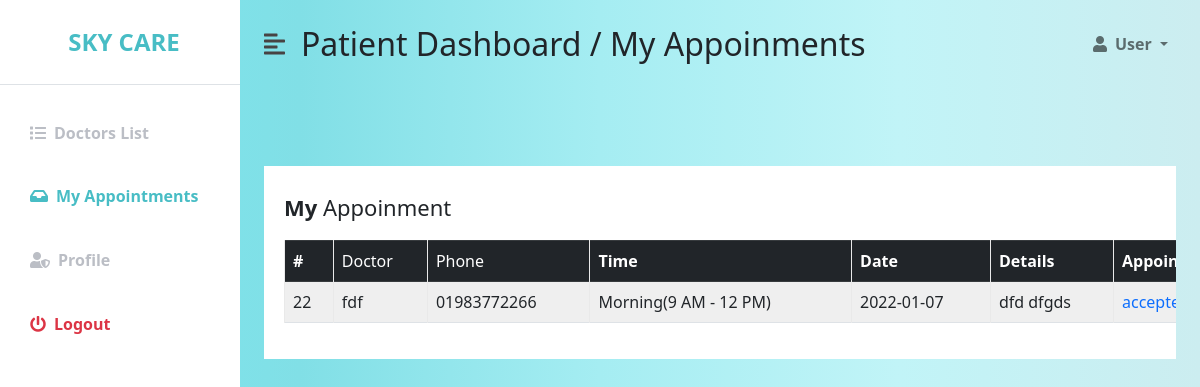
The page /admin_panel/patient/my_appointments_patient.php (signed in) on the database its author committed.
### tables this page shows
CREATE TABLE `apoinment` (
  `id` int(100) NOT NULL,
  `name` varchar(100) NOT NULL,
  `phone` varchar(100) NOT NULL,
  `email` varchar(100) NOT NULL,
  `specialist` varchar(100) NOT NULL,
  `patient_id` varchar(100) NOT NULL,
  `doctor_id` varchar(100) NOT NULL,
  `time` varchar(100) NOT NULL,
  `date` varchar(100) NOT NULL,
  `message` varchar(360) NOT NULL,
  `accept` varchar(100) NOT NULL
);

CREATE TABLE `doctor` (
  `id` int(11) NOT NULL,
  `name` varchar(100) NOT NULL,
  `email` varchar(200) NOT NULL,
  `password` varchar(100) NOT NULL,
  `phone` varchar(100) NOT NULL,
  `specialist` varchar(100) NOT NULL,
  `age` varchar(100) NOT NULL,
  `blood` varchar(100) NOT NULL,
  `gender` varchar(100) NOT NULL,
  `address` varchar(100) NOT NULL,
  `city` varchar(100) NOT NULL,
  `image` varchar(500) NOT NULL
);

### admin_panel/patient/my_appointments_patient.php (the view, shortened to what this page needs)
<?php
include("db.php");
  $email = $_SESSION['email'];
 $sql="select * from patient where email='$email'";
$data =mysqli_query($conn,$sql);
$result = mysqli_fetch_assoc($data);
?>
<!DOCTYPE html>
<html lang="en">
<head>
    <link href="../../plugins/bootstrap/bootstrap_5.min.css" rel="stylesheet" />
    <link rel="stylesheet" href="https://cdnjs.cloudflare.com/ajax/libs/font-awesome/5.15.3/css/all.min.css" />
    <link rel="stylesheet" href="../../css/admin_panel_style.css" />
</head>
<body>
    <div class="d-flex" id="wrapper">
        <div class="bg-white" id="sidebar-wrapper">
            <div class="sidebar-heading text-center py-4 primary-text fs-4 fw-bold text-uppercase border-bottom">Sky Care</div>
            <div class="list-group list-group-flush my-3">
                <a href="doctors_list_patient.php" class="list-group-item list-group-item-action bg-transparent second-text fw-bold"><i
                        class="fas fa-list me-2"></i>Doctors List</a>
                <a href="my_appointments_patient.php" class="list-group-item list-group-item-action bg-transparent second-text active"><i
                        class="fas fa-inbox me-2"></i>My Appointments</a>
                <a href="profile_patient.php" class="list-group-item list-group-item-action bg-transparent second-text fw-bold"><i
                        class="fas fa-user-shield me-2"></i>Profile</a>
                <a href="#" class="list-group-item list-group-item-action bg-transparent text-danger fw-bold"><i
                        class="fas fa-power-off me-2"></i>Logout</a>
            </div>
        </div>
        <div id="page-content-wrapper">
            <nav class="navbar navbar-expand-lg navbar-light bg-transparent py-4 px-4">
                <div class="d-flex align-items-center">
                    <i class="fas fa-align-left primary-text fs-4 me-3" id="menu-toggle" style="color: #474343;"></i>
                    <h2 class="fs-2 m-0">Patient Dashboard / My Appoinments</h2>
                </div>
                <div class="collapse navbar-collapse" id="navbarSupportedContent">
                    <ul class="navbar-nav ms-auto mb-2 mb-lg-0">
                        <li class="nav-item dropdown">
                            <a class="nav-link dropdown-toggle second-text fw-bold" href="#" id="navbarDropdown"
                                role="button" data-bs-toggle="dropdown" aria-expanded="false">
                                <i class="fas fa-user me-2"></i>User
                            </a>
                        </li>
                    </ul>
                </div>
            </nav>
            <div class="container-fluid px-4">
                <div class="row my-5">
                    <div class="container-xl">
                      <div class="table-responsive">
                          <div class="table-wrapper">
                              <div class="table-title">
                                  <div class="row">
                                      <div class="col-sm-8"><h2><b> My </b> Appoinment </h2></div>
                                      <div class="col-sm-4">
                                      </div>
                                  </div>
                              </div>
                                            <table class="table table-striped table-hover table-bordered">
                                  <thead>
                                      <tr class="table-dark">
                                          <th>#</th>
                                         <td>Doctor</td>
                                         <td>Phone</td>
                                           <th>Time</th>
                                          <th>Date</th>
                                          <th>Details</th>
                                          <th>Appoinment</th>
                                      </tr>
                                  </thead>
                                  <tbody>
                               <?php
                                $appoint_query ="SELECT * FROM apoinment";
                                 $appoint_data =mysqli_query($conn,$appoint_query);
                                while($appoint_list =mysqli_fetch_assoc($appoint_data)){
                                    $dd=$appoint_list['doctor_id'];
                                  $doctor_query ="SELECT * FROM doctor WHERE id='$dd'";
                                 $doctor_data =mysqli_query($conn,$doctor_query);
                                while($doctor_list =mysqli_fetch_assoc($doctor_data)){
                                    if($appoint_list['patient_id']==$result['id']){ ?>
                                      <tr>
                                          <td><?php echo $appoint_list['id']; ?></td>
                                           <td><?php echo $doctor_list['name']; ?></td>
                                          <td><?php echo $doctor_list['phone']; ?></td>
                                          <td><?php echo $appoint_list['date']; ?></td>
                                          <td><?php echo $appoint_list['time']; ?></td>
                                          <td><?php echo $appoint_list['message']; ?></td>
                                          <td class="font-weight-bold text-primary">
                                            <?php if($appoint_list['accept']== 2){echo "accepted";}else {
                                            echo "Requested";
                                          } ?>
                                          </td>
                                      </tr>
                                  <?php } }}?>
                                  </tbody>
                                </table>
                          </div>
                      </div>
                  </div>
                </div>
            </div>
        </div>
        </div>
</body>
</html>

### css/admin_panel_style.css (style rules this page uses)
:root { --main-bg-color: #48bdc5; --main-text-color: #48bdc5; --second-text-color: #bbbec5; --second-bg-color: #fafafa; }
.primary-text { color: var(--main-text-color); }
.second-text { color: var(--second-text-color); }
#wrapper { overflow-x: hidden; background-image: linear-gradient( to right, #78e8f0, #81dfe6, #a5edf2, #c1f4f7, #ccedf0 ); }
#sidebar-wrapper { min-height: 100vh; margin-left: -15rem; -webkit-transition: margin 0.25s ease-out; -moz-transition: margin 0.25s ease-out; -o-transition: margin 0.25s ease-out; transition: margin 0.25s ease-out; }
#sidebar-wrapper .sidebar-heading { padding: 0.875rem 1.25rem; font-size: 1.2rem; }
#sidebar-wrapper .list-group { width: 15rem; }
#page-content-wrapper { min-width: 100vw; }
#menu-toggle { cursor: pointer; }
.list-group-item { border: none; padding: 20px 30px; }
.list-group-item.active { background-color: transparent; color: var(--main-text-color); font-weight: bold; border: none; }
@media (min-width: 768px) { #sidebar-wrapper { margin-left: 0; } }
@media (min-width: 768px) { #page-content-wrapper { min-width: 0; width: 100%; } }
.table-responsive { margin: 30px 0; }
.table-wrapper { min-width: 1000px; background: #fff; padding: 20px; box-shadow: 0 1px 1px rgba(0, 0, 0, 0.05); }
.table-title { padding-bottom: 10px; margin: 0 0 10px; min-width: 100%; }
.table-title h2 { margin: 8px 0 0; font-size: 22px; }
table.table tr th, table.table tr td { border-color: #e9e9e9; }
table.table-striped tbody tr:nth-of-type(odd) { background-color: #fcfcfc; }
table.table td:last-child { width: 130px; }
.mb-3, .my-3 { margin-bottom: 1rem !important; }

### rows shown on the page
apoinment: id "22", date "Morning(9 AM - 12 PM)", time "2022-01-07", message "dfd dfgds"
doctor: name "fdf", phone "01983772266"
